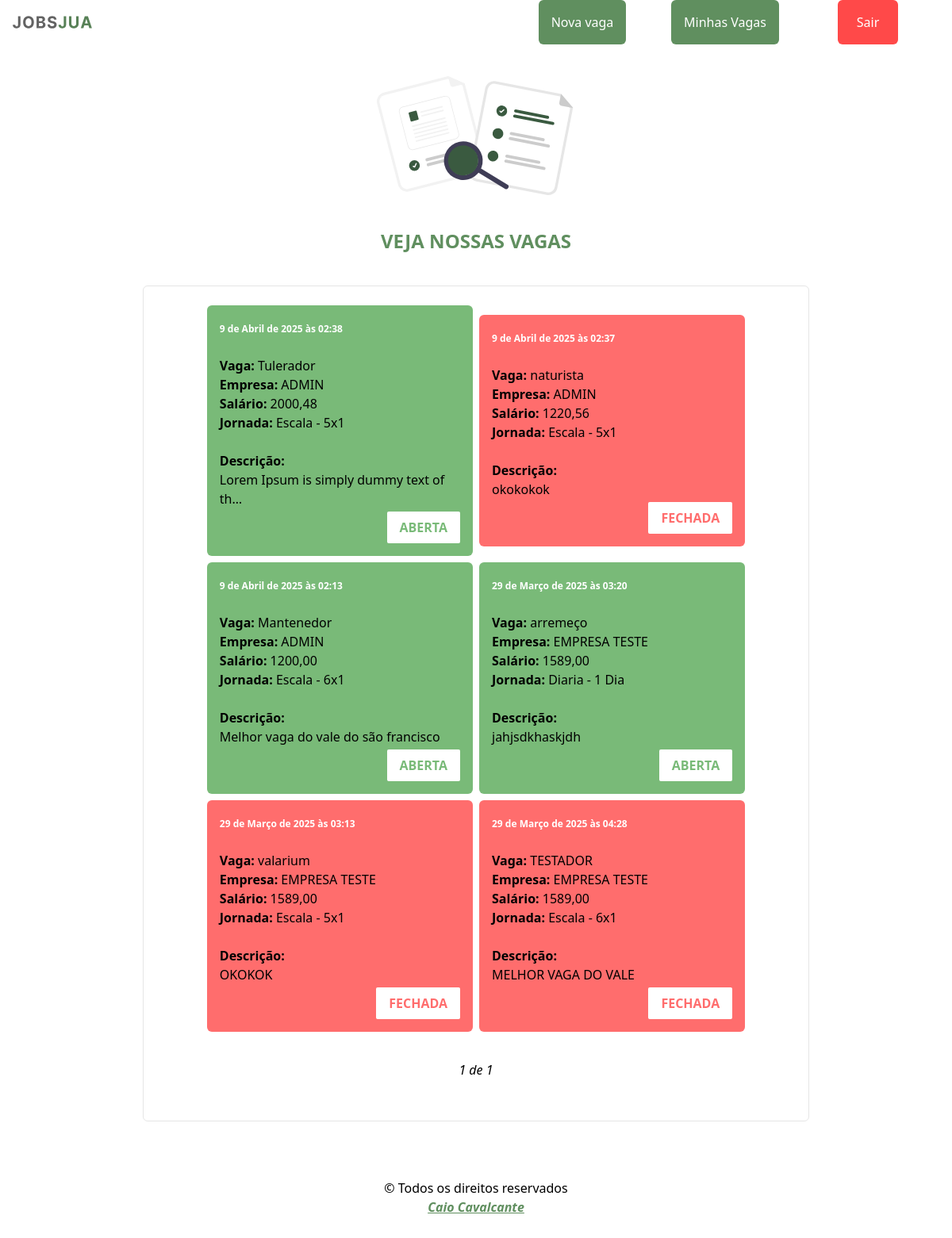
Screenshot of /view_vacancies/ (signed in) with the database file from the repository.
### jobs/models.py (models this page shows, shortened)
class Vacancie(models.Model):
  TYPE_MODALITY = (
    ("CLT - Efetivo",     'CLT - Efetivo'),
    ("CLT - Ferista",     'CLT - Ferista'),
    ("CLT - Contrato",    'CLT - Contrato'),
    ("AVULSO - Diaria",   'AVULSO - Diaria'),
    ("AVULSO - Semanal",  'AVULSO - Semanal'),
    ("AVULSO - Quinzena", 'AVULSO - Quinzena'),
    ("CNPJ - Prestação de serviço",  'CNPJ - Prestação de serviço'),
  )
  TYPE_JOURNEY = (
    ("Escala - 5x1",      'Escala - 5x1'),
    ("Escala - 5x2",      'Escala - 5x2'),
    ("Escala - 6x1",      'Escala - 6x1'),
    ("Escala - 12x36",    'Escala - 12x36'),
    ("Escala - 18x36",    'Escala - 18x36'),
    ("Diaria - 1 Dia",    'Diaria - 1 Dia'),
    ("Diaria - 7 Dias",   'Diaria - 7 Dias'),
    ("Diaria - 15 Dias",  'Diaria - 15 Dias'),
  )
  TYPE_STATE = (
    (True,'Vaga aberta'),
    (False,'Vaga fechada'),
  )
  title = models.CharField(max_length=200, blank=False, null=False, verbose_name="Titulo")
  enterprise = models.ForeignKey(Enterprise,on_delete=models.CASCADE, verbose_name="Empresa")
  email = models.CharField(max_length=200, blank=False, null=False, verbose_name="Email")
  whatsapp = models.CharField(max_length=200, blank=False, null=False, verbose_name="WhatsApp")
  wage = models.FloatField(max_length=200, blank=False, null=False, verbose_name="Salário")
  modality = models.CharField(choices=TYPE_MODALITY, verbose_name="Modalidade", max_length=200)
  weekly_journey = models.CharField(choices=TYPE_JOURNEY, verbose_name="Jornada", max_length=200)
  work_shift = models.CharField(max_length=200, blank=False, null=False, verbose_name="Turno")
  state = models.BooleanField( choices=TYPE_STATE, default=True , verbose_name="Estado",  )
  description = models.TextField(max_length=2000, blank=False, null=False, verbose_name="Descrição")
  create_at = models.DateTimeField(auto_now=True)
  class Meta:
    verbose_name_plural = 'Vagas'

class Enterprise(AbstractUser):
  HIRING_CHOICES = (
    (True, "Sim"),
    (False, "Não"),
  )
  cnpj = models.CharField(max_length=17, null=False, blank=False,unique=False, verbose_name="CNPJ")
  email = models.EmailField(unique=True, verbose_name="Email")
  sector = models.CharField(max_length=200, verbose_name="Setor")
  phone = models.CharField(max_length=11, blank=False, null=False, verbose_name="Telefone")
  whatsapp = models.CharField(max_length=11, blank=False, null=True, verbose_name="WhatsApp")
  is_hiring = models.BooleanField(choices=HIRING_CHOICES, verbose_name="Está contratando", null=False, default=True)
  USERNAME_FIELD = 'email'
  REQUIRED_FIELDS = [
    'username',
  ]
  class Meta:
    verbose_name_plural = 'Empresas'
  def __str__(self):
    return f"{self.username}"

### jobs/views.py (the view)
# urls.py: path('view_vacancies/', views.view_vacancies, name='view_vacancies'),
def view_vacancies(request):
  vacancie = Vacancie.objects.all().order_by("-id")
  vacancie_paginator = Paginator(vacancie, 8)
  page_num = request.GET.get('page')
  page = vacancie_paginator.get_page(page_num)
  context = {
    'page': page,
    'vacancie_paginator': vacancie_paginator
  }
  return render(request, template_name="view_vacancies.html", context=context)

### jobs/templates/view_vacancies.html (shortened to what this page needs)
{% extends "jobs/base.html" %}
{% load icons static %}
{% block title-page %}
  <img width="200" height="200" class="mb-10 w-[60%] md:w-[60%]" src="{%  static 'svg/search.svg' %}" alt="veja nossas vagas">
  <h1>VEJA NOSSAS VAGAS</h1>
{% endblock title-page %}
{% block main %}
  {% for item in page %}
      {% if item.state == True %}
        <a href="{% url 'view_one_vacancie' id=item.id %}" class="w-[95%]
        h-auto bg-myGreen-400  hover:bg-myGreen-500 duration-300  p-4 rounded-md my-2
            md:m-1 md:w-[80%]
            lg lg:w-[40%]
        ">
        <strong class="text-[12px] text-myWhite-50" >{{ item.create_at }}</strong> <br> <br>
        <strong>Vaga: </strong>{{ item.title  }}<br>
        <strong>Empresa: </strong> {{ item.enterprise|upper }} <br>
        <strong>Salário: </strong> {{ item.wage|floatformat:2 }}  <br>
        <strong>Jornada: </strong> {{ item.weekly_journey }} <br> <br>
        <strong>Descrição: </strong>
        <p>{{ item.description|truncatechars:40 }}</p>
          <div class="flex justify-end items-center mt-1">
            <strong class="px-4 py-2 text-myGreen-400 bg-myWhite-50  rounded-sm">ABERTA</strong>
          </div>
        </a>
        {% else %}
        <a href="{% url 'view_one_vacancie' id=item.id %}" class="w-[95%]
        h-auto bg-myRed-400  hover:bg-myRed-500 duration-300  p-4 rounded-md my-2
            md:m-1 md:w-[70%]
            lg lg:w-[40%]
        ">
        <strong class="text-[12px] text-myWhite-50" >{{ item.create_at }}</strong> <br> <br>
        <strong>Vaga: </strong>{{ item.title  }}<br>
        <strong>Empresa: </strong> {{ item.enterprise|upper }} <br>
        <strong>Salário: </strong> {{ item.wage|floatformat:2 }}  <br>
        <strong>Jornada: </strong> {{ item.weekly_journey }} <br> <br>
        <strong>Descrição: </strong>
        <p>{{ item.description|truncatechars:40 }}</p>
          <div class="flex justify-end items-center mt-1">
            <strong class="px-4 py-2 text-myRed-400 bg-myWhite-50  rounded-sm">FECHADA</strong>
          </div>
        </a>
        {% endif %}
    {% endfor %}
    <div class="
      my-4 py-4 w-full flex justify-center items-center rounded-sm
      md:px-60
      ld:px-70
    ">
      <h2 class="mx-4 italic">{{page.number}} de {{page.paginator.num_pages}}</h2>
    </div>
{% endblock main %}

### rows the page displays
Vacancie: create_at "9 de Abril de 2025 às 02:38", title "Tulerador", enterprise "ADMIN", wage "2000,48", weekly_journey "Escala - 5x1", description "Lorem Ipsum is simply dummy text of th…"
Vacancie: create_at "9 de Abril de 2025 às 02:37", title "naturista", enterprise "ADMIN", wage "1220,56", weekly_journey "Escala - 5x1", description "okokokok"
Vacancie: create_at "9 de Abril de 2025 às 02:13", title "Mantenedor", enterprise "ADMIN", wage "1200,00", weekly_journey "Escala - 6x1", description "Melhor vaga do vale do são francisco"
Vacancie: create_at "29 de Março de 2025 às 03:20", title "arremeço", enterprise "EMPRESA TESTE", wage "1589,00", weekly_journey "Diaria - 1 Dia", description "jahjsdkhaskjdh"
Vacancie: create_at "29 de Março de 2025 às 03:13", title "valarium", enterprise "EMPRESA TESTE", wage "1589,00", weekly_journey "Escala - 5x1", description "OKOKOK"
Vacancie: create_at "29 de Março de 2025 às 04:28", title "TESTADOR", enterprise "EMPRESA TESTE", wage "1589,00", weekly_journey "Escala - 6x1", description "MELHOR VAGA DO VALE"

### other values shown
{{ page.number }} "1"
{{ page.paginator.num_pages }} "1"
